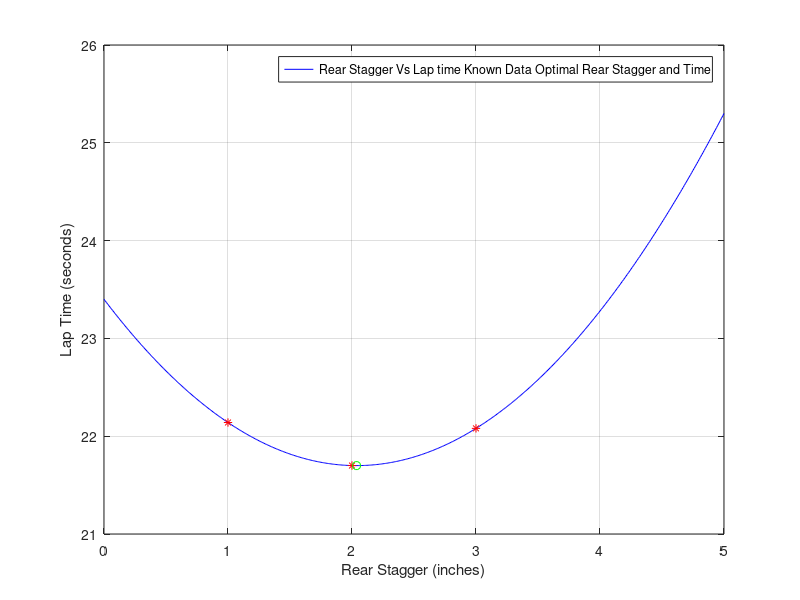

MATLAB code to generate this figure:

%% input and orginal data
    x = [1.0; 2.0; 3.0];
    y = [22.14; 21.70; 22.08];

%% Vandermonde matrix 
    A = [ones(size(x)), x, x.^2];

    %disp(A);

    Beta = pinv(A) * y;

    % {disp(Beta(1));
    % disp(Beta(2));
    % disp(Beta(3));}

    xplt = (0.0:0.01:5.0);

    % disp(xplt);
    
    %%Regression Model yplt == y_hat of x plot 
    yplt = Beta(1) + Beta(2) * xplt + Beta(3) * xplt.^2;


    %%optmiaztion 

    x_opt = (-Beta(2) / (2 * Beta(3)));
    y_min = Beta(1) + Beta(2) * x_opt + Beta(3) * x_opt ^ 2;
    
    %% First print statments
    fprintf("\n\tRear Stagger settings and lap time.\n");
    fprintf("\tRear Stagger (RS optimized): %.3f inches \t \n", x_opt);
    fprintf("\tLap time for optimized RS %.3f seconds \n", y_min);

    %%PLOTS
    
    plot(xplt,yplt,"b-");
    hold on;
    plot(x, y, 'r*');
    plot(x_opt, y_min, "go");
    xlabel("Rear Stagger (inches)");
    ylabel("Lap Time (seconds)");
    legend(["Rear Stagger Vs Lap time ", "Known Data", " Optimal Rear Stagger and Time"])
    grid on
    hold off;
    